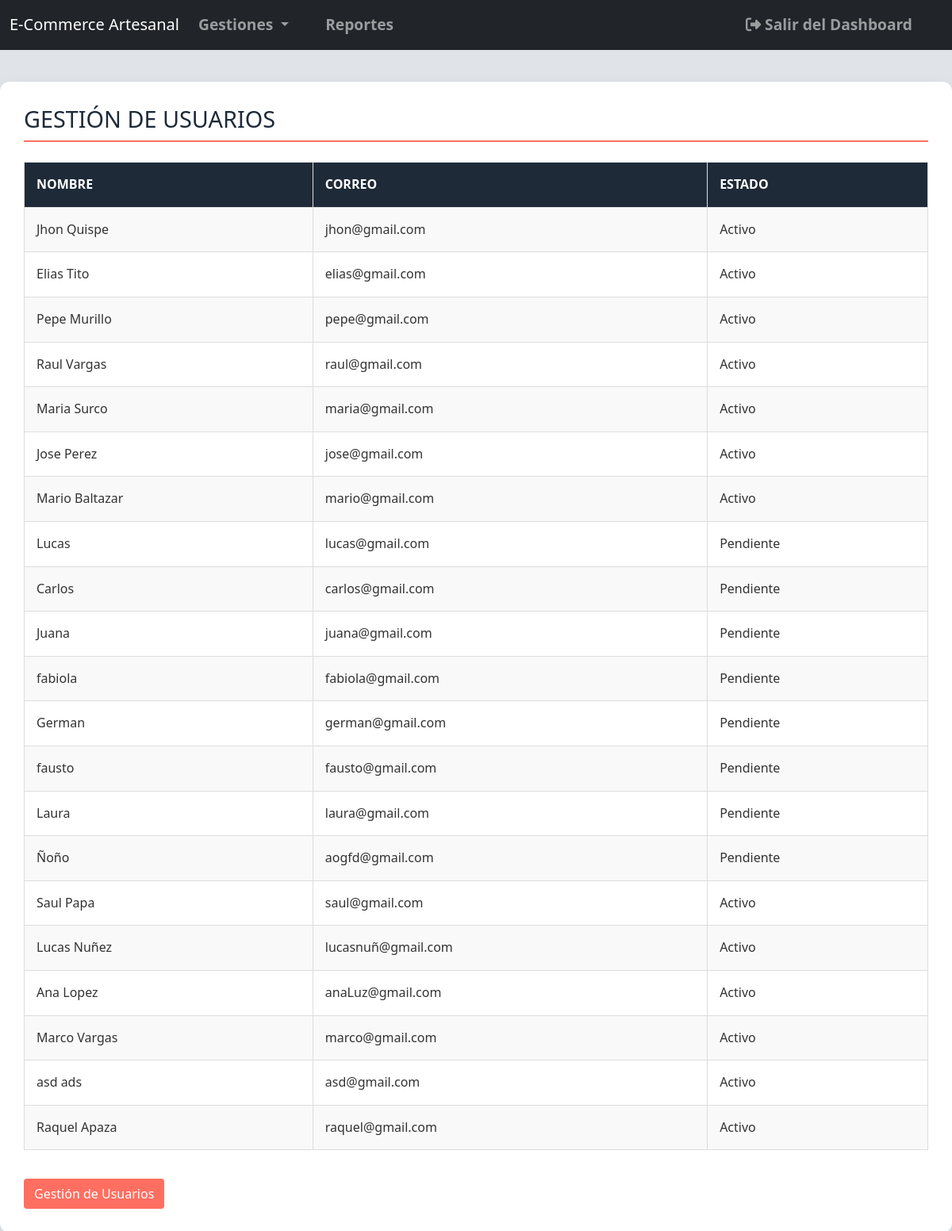
Page /Dashboard/Dashboard_administrador.php?seccion=usuarios on the earlier database version.
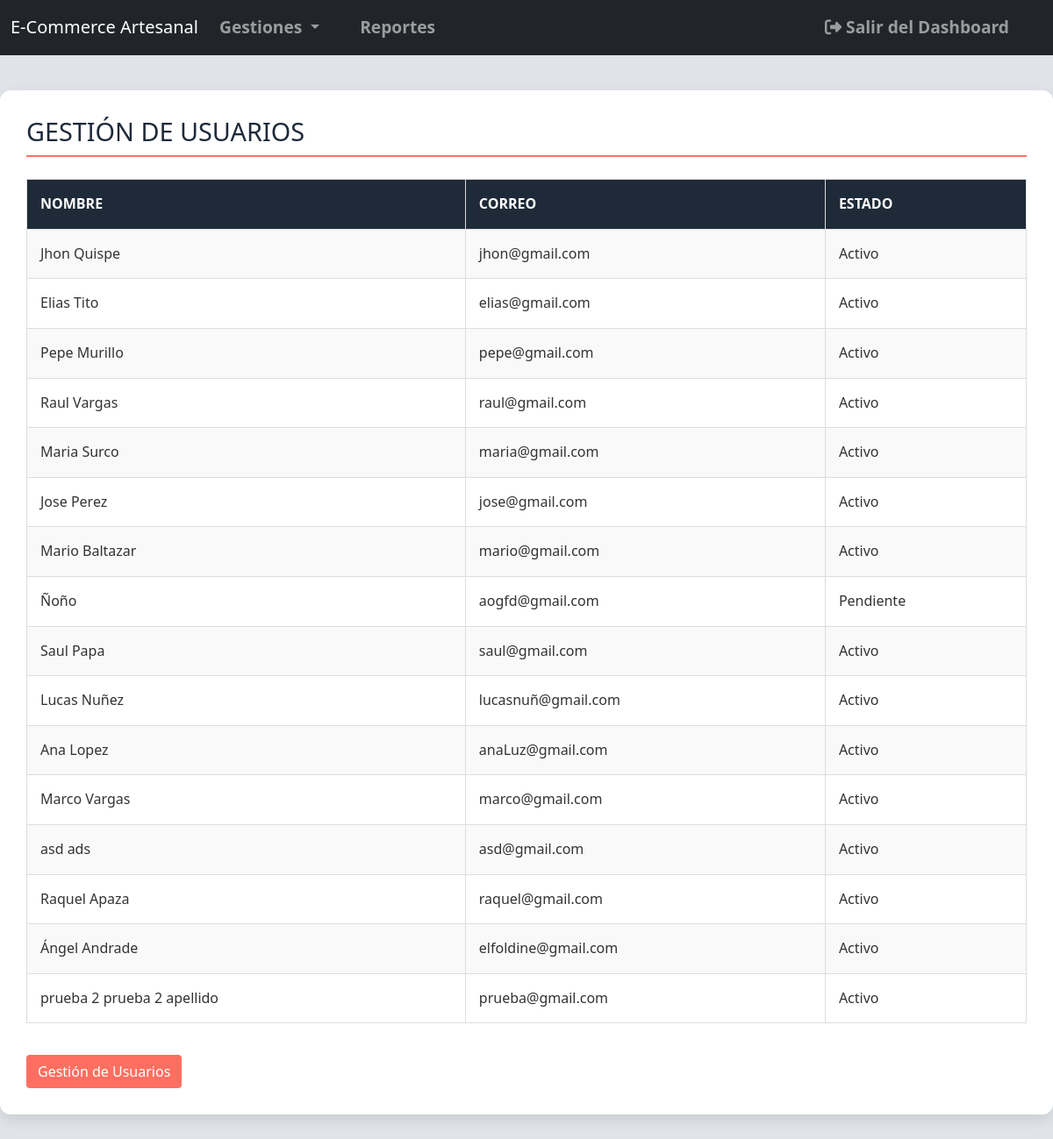
Same page on the later database version.
### tables this page shows
CREATE TABLE `usuario` (
  `id_usuario` int(11) NOT NULL,
  `nombre` varchar(50) NOT NULL,
  `apellido` varchar(50) NOT NULL,
  `correo` varchar(100) NOT NULL,
  `contraseña` varchar(255) NOT NULL,
  `fecha_naci` date DEFAULT NULL,
  `telefono` varchar(20) DEFAULT NULL,
  `fecha_registro` datetime DEFAULT NULL,
  `estado` enum('Activo','Inactivo','Suspendido','Pendiente') NOT NULL DEFAULT 'Activo',
  `rol` enum('comprador','vendedor','delivery','administrador') NOT NULL
);

### Dashboard/Funciones_db/functions_administrador.php (the view, shortened to what this page needs)
<?php
$servername = "localhost";
$username = "root";
$password = "";
$database = "bdproduc_artesanales";
$conn = new mysqli($servername, $username, $password, $database);
function mostrarUsuarios() {
    global $conn;
    $sql = "SELECT * FROM USUARIO";
    $result = $conn->query($sql);
    if ($result->num_rows > 0) {
        echo "<h2>Gestión de Usuarios</h2>";
        echo "<table>
                <tr>
                    <th>Nombre</th>
                    <th>Correo</th>
                    <th>Estado</th>
                </tr>";
        while($row = $result->fetch_assoc()) {
            echo "<tr>
                    <td>".$row["nombre"]." ".$row["apellido"]."</td>
                    <td>".$row["correo"]."</td>
                    <td>".$row["estado"]."</td>
                  </tr>";
        }
        echo "</table>";
    } else {
        echo "<p>No hay usuarios registrados.</p>";
    }
}
?>

### Dashboard/Dashboard_administrador.php (shortened to what this page needs)
<!DOCTYPE html>
<html lang="es">
<head>
    <link href="https://cdn.jsdelivr.net/npm/bootstrap@5.1.3/dist/css/bootstrap.min.css" rel="stylesheet">
    <link href="css/styles.css" rel="stylesheet">
    <link href="css/dashboard.css" rel="stylesheet">
</head>
<body>
    <nav class="navbar navbar-expand-lg navbar-dark bg-dark">
        <div class="container-fluid">
            <a class="navbar-brand" href="dashboard_administrador.php">E-Commerce Artesanal</a>
            <div class="collapse navbar-collapse" id="navbarNav">
                <ul class="navbar-nav me-auto">
                    <li class="nav-item dropdown">
                        <a class="nav-link dropdown-toggle" href="#" id="gestionesDropdown" role="button" data-bs-toggle="dropdown" aria-expanded="false">
                            Gestiones
                        </a>
                    </li>
                    <li class="nav-item">
                        <a class="nav-link" href="?seccion=reportes">Reportes</a>
                    </li>
                </ul>
                <ul class="navbar-nav ms-auto">
                    <li class="nav-item">
                        <a class="nav-link" href="../index.php"><i class="fas fa-sign-out-alt"></i> Salir del Dashboard</a>
                    </li>
                </ul>
            </div>
        </div>
    </nav>
    <main>
        <?php
        include('Funciones_db/functions_administrador.php');
        if (isset($_GET['seccion'])) {
            $seccion = $_GET['seccion'];
            switch ($seccion) {
                case 'usuarios':
                    mostrarUsuarios();
                    echo '<a href="Funciones_db/Crud_administrador/usuarios/index.php" class="btn btn-custom mt-3">Gestión de Usuarios</a>';
                    break;
            }
        } else {
            echo "<h2>Bienvenido al Dashboard del Administrador</h2>";
        }
        ?>
    </main>
</body>
</html>

### Dashboard/css/styles.css (style rules this page uses)
* { margin: 0; padding: 0; box-sizing: border-box; }
body { font-family: 'Segoe UI', Tahoma, Geneva, Verdana, sans-serif; background-color: #e0e4e8; color: #333; line-height: 1.6; margin: 0; padding: 0; }
nav ul { list-style: none; padding: 0; }
nav ul li { display: inline-block; margin-right: 30px; }
nav ul li a { color: white; text-decoration: none; font-weight: bold; font-size: 1.2em; padding: 5px 10px; transition: all 0.3s ease-in-out; border-radius: 5px; }
main { margin: 40px auto; max-width: 1200px; padding: 30px; background-color: #fff; border-radius: 12px; box-shadow: 0 6px 15px rgba(0, 0, 0, 0.1); transition: transform 0.3s ease; }
h2 { color: #1e2a38; font-size: 1.8em; margin-bottom: 25px; border-bottom: 2px solid #ff6f61; padding-bottom: 10px; text-transform: uppercase; }
table { width: 100%; border-collapse: collapse; margin-bottom: 20px; }
table, th, td { border: 1px solid #ddd; }
th, td { padding: 15px; text-align: left; font-size: 1em; }
th { background-color: #1e2a38; color: white; text-transform: uppercase; }
tr:nth-child(even) { background-color: #f9f9f9; }
main, table, form { animation: fadeIn 0.5s ease; }

### Dashboard/css/dashboard.css (style rules this page uses)
.btn-custom { background-color: #ff6f61 !important; color: white !important; }

Differences in the rows shown:
removed usuario: nombre "Lucas", correo "lucas@gmail.com", estado "Pendiente"
removed usuario: nombre "Carlos", correo "carlos@gmail.com", estado "Pendiente"
removed usuario: nombre "Juana", correo "juana@gmail.com", estado "Pendiente"
removed usuario: nombre "fabiola", correo "fabiola@gmail.com", estado "Pendiente"
removed usuario: nombre "German", correo "german@gmail.com", estado "Pendiente"
removed usuario: nombre "fausto", correo "fausto@gmail.com", estado "Pendiente"
removed usuario: nombre "Laura", correo "laura@gmail.com", estado "Pendiente"
added usuario: nombre "Ángel", apellido "Andrade", correo "elfoldine@gmail.com", estado "Activo"
added usuario: nombre "prueba 2", apellido "prueba 2 apellido", correo "prueba@gmail.com", estado "Activo"
